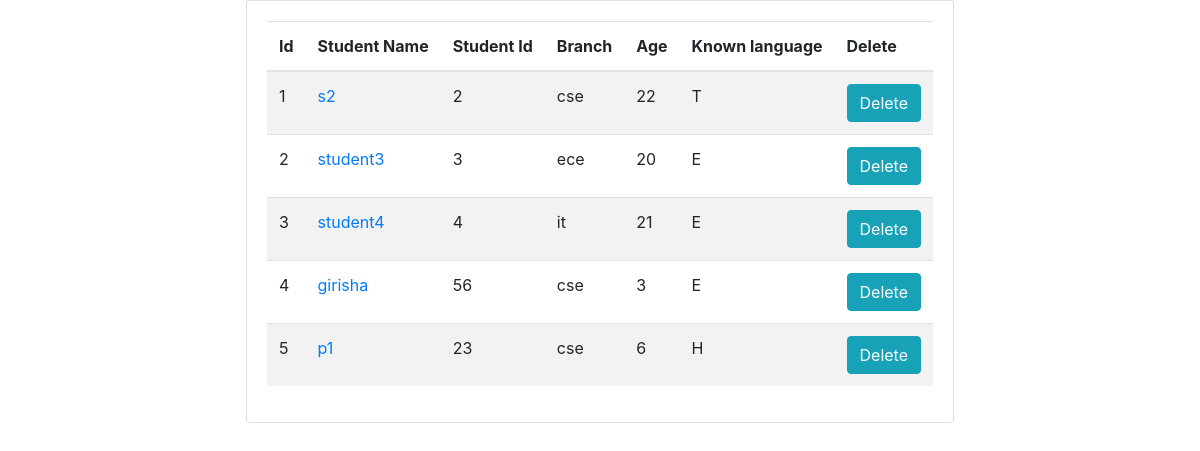
Page /myapp2/display/ on the earlier database version.
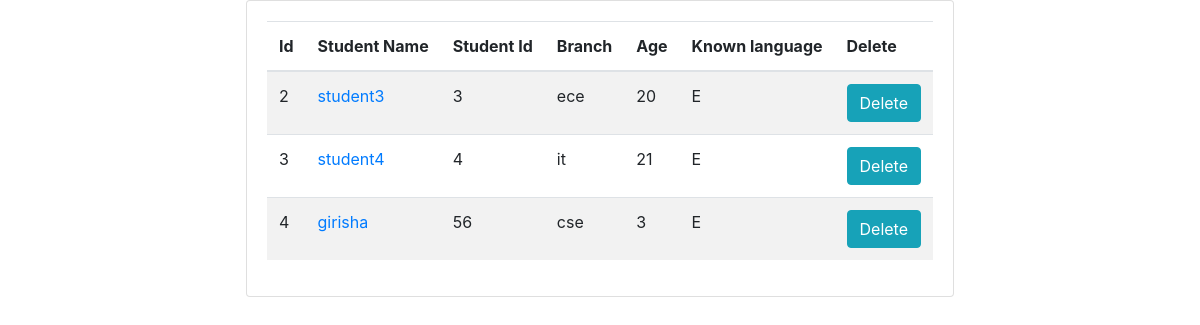
Same page on the later database version.
### myApp2/models.py (models this page shows, shortened)
class Student(models.Model):
    branches = [('cse','CSE'),
                ('ece','ECE'),
                ('it','IT'),
                ('eee','EEE')]
    language_choices = (
        ('T', 'Telugu'),
        ('E', 'English'),
        ('H', "Hindi"))
    stuid = models.CharField(max_length=10)
    stuName = models.CharField(max_length=50)
    branch = models.CharField(max_length=50,choices=branches)
    age = models.IntegerField()
    language = models.CharField(max_length=1, choices=language_choices, blank=True, null=True)

### myApp2/views.py (the view)
# urls.py: path('display/',views.display, name= 'display'),
def display(request):
    data = Student.objects.all()
    return render(request,'myApp2/displayStudent.html',{'data':data})

### myApp2/templates/myApp2/displayStudent.html (shortened to what this page needs)
<!DOCTYPE html>
<html>
<head>
	{% load static %}
	<link rel="stylesheet" type="text/css" href="{% static 'css/bootstrap.min.css' %}">
</head>
<body>
<div class="container">
	<div class="row	justify-content-center">
		<div class="card">
			<div class="card-body">
				<table class="table table-striped table-responsive">
					<thead >
						<th>Id</th>
						<th>Student Name</th>
						<th>Student Id</th>
						<th>Branch</th>
						<th>Age</th>
						<th>Known language</th>
					<th>Delete</th>
					</thead>
					<tbody>
						{% for info in data %}
							<tr>
								<td>{{info.id}}</td>
								<td><a href="{% url 'edit' info.id %}">{{info.stuName}}</a></td>
								<td>{{info.stuid}}</td>
								<td>{{info.branch}}</td>
								<td>{{info.age}}</td>
								<td>{{info.language}}</td>
								<td><a class="btn btn-info" href="{% url 'delete' info.id %}">Delete</a></td>
							</tr>
						{% endfor %}
					</tbody>
				</table>
			</div>
		</div>
	</div>
</div>
</body>
</html>

Differences in the rows shown:
removed Student: id "1", stuName "s2", stuid "2", branch "cse", age "22", language "T"
removed Student: id "5", stuName "p1", stuid "23", branch "cse", age "6", language "H"
